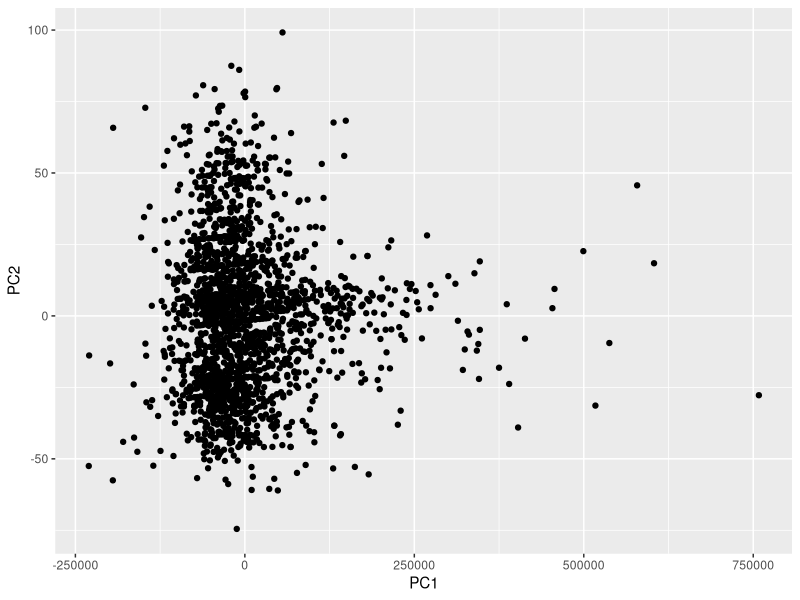

Write R code to recreate this figure.
library(tidyverse);

df <- read_csv('derived_data/processed.csv')

df.pca <- prcomp(df %>% select(-song_title, -artist))

png("figures/pca.png")
ggplot(df.pca$x %>% as_tibble() %>% select(PC1, PC2), aes(PC1, PC2)) +
  geom_point();
dev.off()